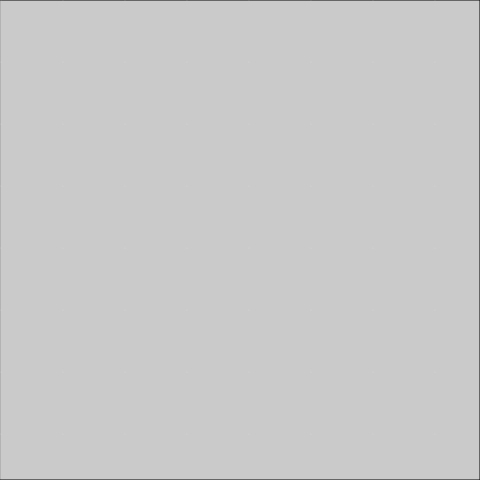
Frame 1 (no input)
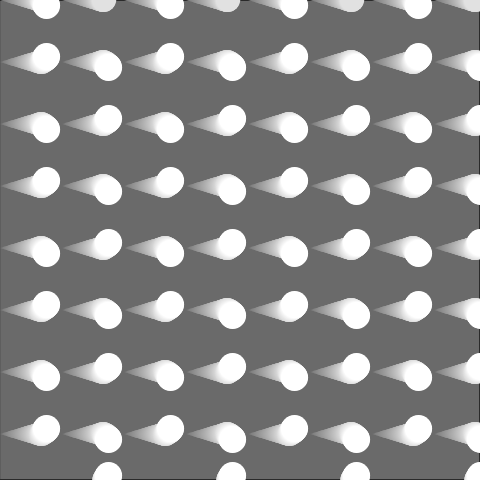
Frame 60 (no input)
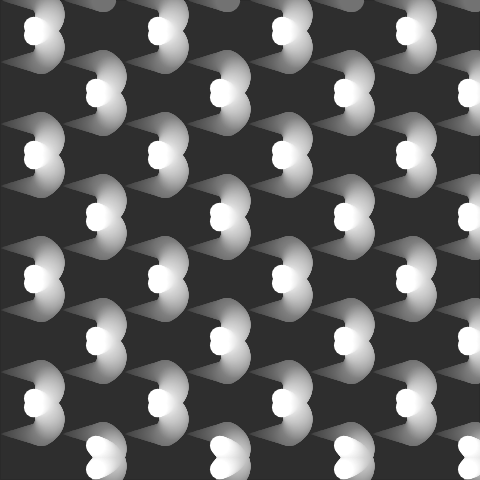
Frame 120 (the mouse pressed at the canvas centre since frame 60)

The p5.js sketch that drew these frames (run headless with seeded random() and noise() and a simulated clock; from frame 60 on, the mouse is pressed at the canvas centre):

// p5.js sketch
// ── sketch.js
// DisplayPattern (p5.js 2.3.4 port of a #p5t Processing sketch)
// https://github.com/madparker/-p5t/blob/main/%23p5t/ArtSketch/10_01_2020/DisplayPattern/DisplayPattern.pde
// #p5t/ArtSketch/10_01_2020/DisplayPattern/DisplayPattern.pde

let y = new Array(72).fill(0);
let f = 0,
  s;
let i,
  n = 480;

function setup() {
  createCanvas(480, 480);
  background(204); // Processing default background
}

function draw() {
  f += 0.02;
  fill(0, 3);
  square(0, 0, n);
  noStroke();
  fill(255);
  for (i = 0; i < 72; ) {
    y[i] =
      f < 1
        ? Math.trunc(i / 9) * 62 // Java int division
        : y[i] < 0
        ? n
        : y[i] > n
        ? 0
        : i % 2 < 1
        ? y[i] + 0.5
        : y[i] - 0.5;
    s = sin(f);
    circle((i % 9) * 62 + s * 50, y[i++], s * 29);
  }
}
//#p5t

// ---- Original Processing source: #p5t/ArtSketch/10_01_2020/DisplayPattern/DisplayPattern.pde
/*
float[] y=new float[72];float f,s;int i,n=480;
void setup(){size(480,480);}
void draw(){
 frame.setSize(n,n);
 f+=.02;
 fill(0,3);
 square(0,0,n);
 noStroke();
 fill(255);
 for(i=0;i<72;){
  y[i]=f<1?i/9*62:y[i]<0?n:y[i]>n?0:i%2<1?y[i]+.5:y[i]-.5;
  s=sin(f);
  circle(i%9*62+s*50,y[i++],s*29);
 }
}//#p5t
*/
